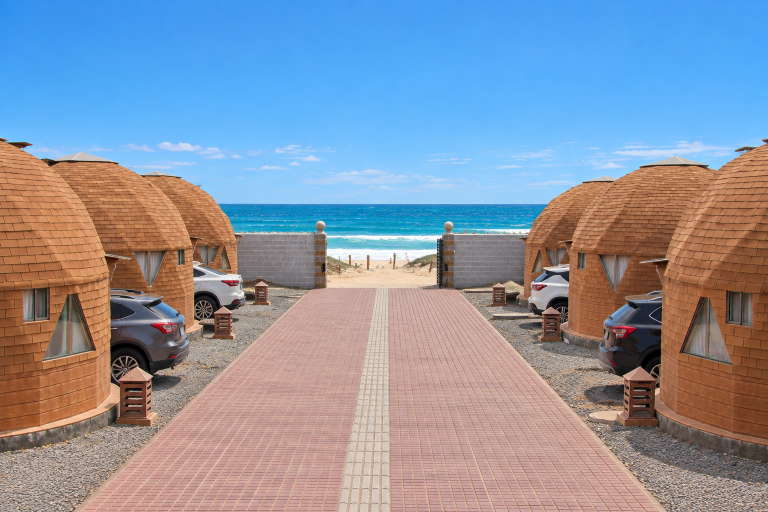
#> input picture individuales/fondos/ChatGPT Image 13 sept 2026, 03_56_48 p.m..png, 1536 x 1024 px (shown at 1/2 size)
$ python preparar-foto.py 'fondos/ChatGPT Image 13 sept 2026, 03_56_48 p.m..png' fondos/850213E4-5A00-4B8F-B277-D8CCD82035F3.png
#> lines starting #> are read from the running program, lines starting #| are printed output that depends on the picture
#!/usr/bin/env python3
"""Deja una foto lista para usarse de fondo del individual.

    python3 individuales/preparar-foto.py entrada.jpg playa
    python3 individuales/preparar-foto.py entrada.jpg playa --expandir
    python3 individuales/preparar-foto.py entrada.jpg playa --zoom 1.15

La escala y recorta al tamaño exacto de la hoja con sangrado a 300 ppp.
Con --expandir, en vez de recortar para llenar el ancho, estira la foto
espejando y difuminando los bordes: sirve cuando la foto es más angosta que
la pieza y no se quiere perder nada del motivo.

Con --zoom acerca la imagen: 1.15 es un 15% más cerca, recortando desde el
centro. Ojo que acercar también baja los ppp efectivos.

Avisa si la foto no alcanza los 300 ppp reales, que es lo que pide la imprenta.
"""
import sys
from pathlib import Path

from PIL import Image, ImageFilter

AQUI = Path(__file__).parent

# Hoja con sangrado, en milímetros (tiene que coincidir con datos.mjs).
ANCHO_MM, ALTO_MM, SANGRADO_MM = 420, 300, 3
PPP = 300

HOJA_ANCHO_MM = ANCHO_MM + SANGRADO_MM * 2
HOJA_ALTO_MM = ALTO_MM + SANGRADO_MM * 2
DESTINO_ANCHO = round(HOJA_ANCHO_MM / 25.4 * PPP)
DESTINO_ALTO = round(HOJA_ALTO_MM / 25.4 * PPP)


def recortar(foto: Image.Image, zoom: float = 1.0) -> Image.Image:
    """Escala hasta llenar la hoja y recorta lo que sobra, centrado."""
    escala = max(DESTINO_ANCHO / foto.width, DESTINO_ALTO / foto.height) * zoom
    ancho, alto = round(foto.width * escala), round(foto.height * escala)
    foto = foto.resize((ancho, alto), Image.LANCZOS)
    izq, arriba = (ancho - DESTINO_ANCHO) // 2, (alto - DESTINO_ALTO) // 2
    return foto.crop((izq, arriba, izq + DESTINO_ANCHO, arriba + DESTINO_ALTO))


def expandir(foto: Image.Image) -> Image.Image:
    """Entra la foto completa y rellena los costados espejándola y difuminándola."""
    escala = min(DESTINO_ANCHO / foto.width, DESTINO_ALTO / foto.height)
    ancho, alto = round(foto.width * escala), round(foto.height * escala)
    centro = foto.resize((ancho, alto), Image.LANCZOS)

    # Base: la misma foto estirada a pantalla completa y muy difuminada, para
    # que el relleno tenga los colores de la escena y no un borde plano.
    radio = max(DESTINO_ANCHO, DESTINO_ALTO) // 28
    fondo = recortar(foto).filter(ImageFilter.GaussianBlur(radio))

    # Encima, espejos de la foto pegados a cada borde libre.
    sobra_x, sobra_y = DESTINO_ANCHO - ancho, DESTINO_ALTO - alto
    if sobra_x > 0:
        espejo = centro.transpose(Image.FLIP_LEFT_RIGHT).filter(ImageFilter.GaussianBlur(radio // 3))
        fondo.paste(espejo, (sobra_x // 2 - ancho, sobra_y // 2))
        fondo.paste(espejo, (sobra_x // 2 + ancho, sobra_y // 2))
    if sobra_y > 0:
        espejo = centro.transpose(Image.FLIP_TOP_BOTTOM).filter(ImageFilter.GaussianBlur(radio // 3))
        fondo.paste(espejo, (sobra_x // 2, sobra_y // 2 - alto))
        fondo.paste(espejo, (sobra_x // 2, sobra_y // 2 + alto))

    fondo.paste(centro, (sobra_x // 2, sobra_y // 2))
    return fondo


def main() -> int:
    if len(sys.argv) < 3:
        print(__doc__)
        return 1

    entrada, version = Path(sys.argv[1]), sys.argv[2]
    modo_expandir = '--expandir' in sys.argv
    zoom = 1.0
    if '--zoom' in sys.argv:
        zoom = float(sys.argv[sys.argv.index('--zoom') + 1])

    foto = Image.open(entrada)
#> foto is the input picture: PIL image 1536x1024 RGB; mean R, G, B 139.2, 147.8, 163.3
    foto = foto.convert('RGB')

    # ¿Alcanza la resolución? Se mide contra el lado que más tiene que estirarse.
    ppp_real = min(foto.width / HOJA_ANCHO_MM, foto.height / HOJA_ALTO_MM) * 25.4 / zoom
#> ppp_real = 85
    salida = expandir(foto) if modo_expandir else recortar(foto, zoom)
#> in recortar, `return foto.crop((izq, arriba, izq + DESTINO_ANCHO, arriba + DESTINO_A..`:
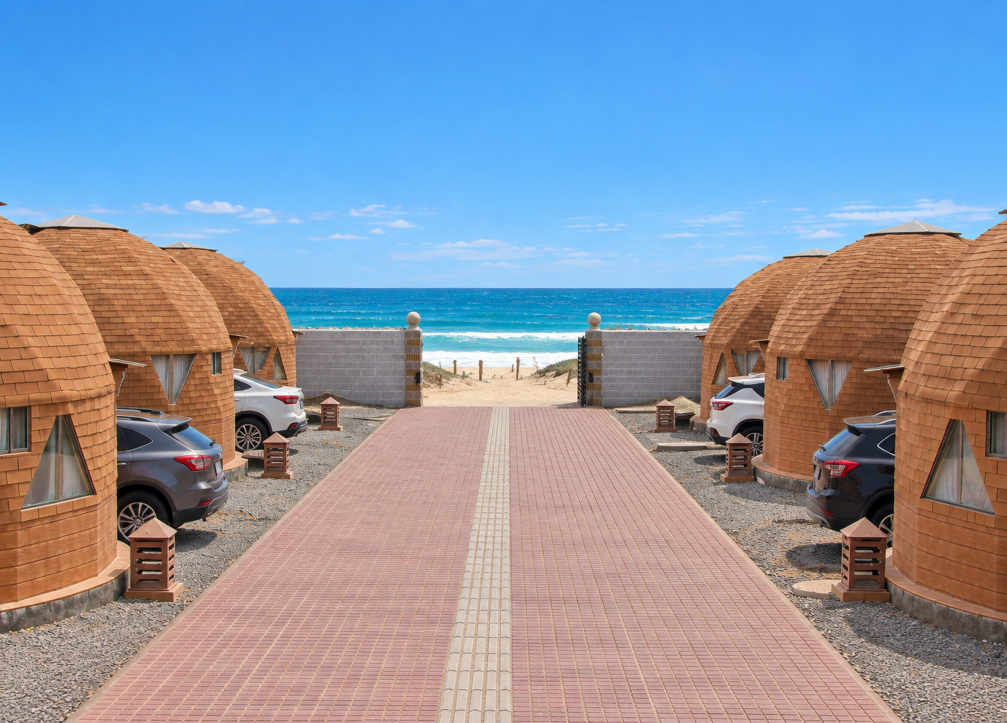
#> returned value: PIL image 5031x3614 RGB (shown at 1/5 size); mean R, G, B 140.1, 150.1, 166.7

    destino = AQUI / 'fondos' / f'{version}.jpg'
    destino.parent.mkdir(parents=True, exist_ok=True)
    salida.save(destino, quality=94, subsampling=0, dpi=(PPP, PPP))

    print(f'{entrada.name}  {foto.width} x {foto.height} px')
#| ChatGPT Image 13 sept 2026, 03_56_48 p.m..png  1536 x 1024 px
    detalle = 'expandida' if modo_expandir else 'recortada'
    if zoom != 1.0:
        detalle += f', {round((zoom - 1) * 100)}% más cerca'
    print(f'→ {destino.relative_to(AQUI.parent)}  {DESTINO_ANCHO} x {DESTINO_ALTO} px ({detalle})')
    if ppp_real < 240:
        print(f'⚠ La foto original rinde {ppp_real:.0f} ppp a {HOJA_ANCHO_MM/10:.1f} x '
              f'{HOJA_ALTO_MM/10:.1f} cm. La imprenta pide 300; conviene una foto más grande.')
#| ⚠ La foto original rinde 85 ppp a 42.6 x 30.6 cm. La imprenta pide 300; conviene una foto más grande.
    elif ppp_real < 300:
        print(f'· La foto rinde {ppp_real:.0f} ppp. Se imprime bien, pero con 300 quedaría más nítida.')
    else:
        print(f'✓ Resolución de sobra: {ppp_real:.0f} ppp.')
    return 0


if __name__ == '__main__':
    raise SystemExit(main())
#> (the program exits here)
